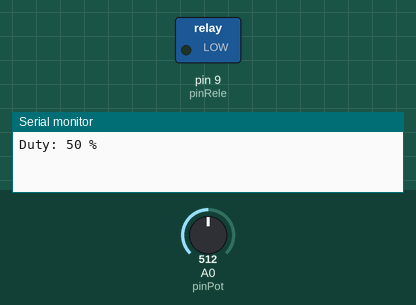
Simulated run of this sketch. Board: Arduino Uno, built with avr-gcc and run on an emulated ATmega328P. On the bench: switched loads named in the sketch (green lamp = pin HIGH), the last lines printed to the serial monitor. Dashed ring = blinking. The inputs (shaded band) are chosen by the test bench; at power-on: A0 (pinPot) = 512.

Above: at 1.8 s.
1.9 s: A0 (pinPot) set to 3
At 5.3 s:
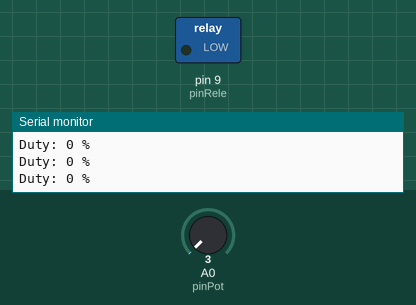
5.4 s: A0 (pinPot) set to 0
6.9 s: A0 (pinPot) set to 122
At 7.8 s:
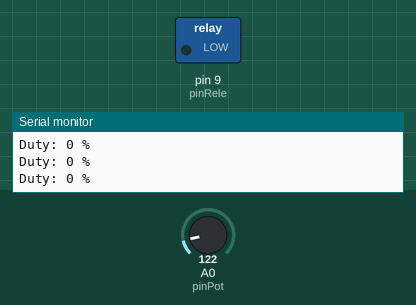
11.0 s: A0 (pinPot) set to 1008
14.5 s: A0 (pinPot) set to 1023
At 16.3 s:
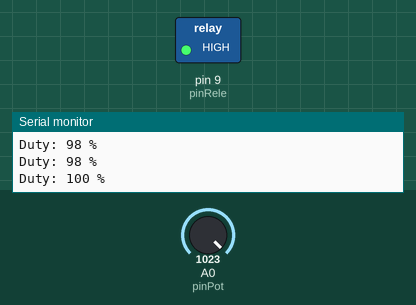
Timing chart, 0 to 17.4 s (numbered marks = the images above; inputs shaded):
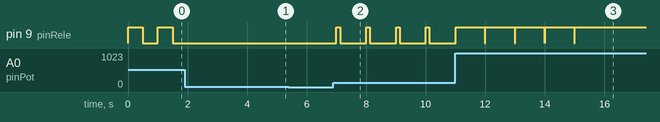

The sketch:

motor.ino
```cpp
const int pinRele = 9;
const int pinPot  = A0;

const unsigned long PERIODO_MS = 1000;   // un ciclo completo dura 1 segundo

void setup() {
  pinMode(pinRele, OUTPUT);
  Serial.begin(9600);
}

void loop() {
  int lectura = analogRead(pinPot);                         // 0 a 1023
  unsigned long tOn  = map(lectura, 0, 1023, 0, PERIODO_MS); // tiempo encendido
  unsigned long tOff = PERIODO_MS - tOn;                     // tiempo apagado

  if (tOn > 0) {
    digitalWrite(pinRele, HIGH);   // LED prende, motor gira
    delay(tOn);
  }
  if (tOff > 0) {
    digitalWrite(pinRele, LOW);    // LED apaga, motor para
    delay(tOff);
  }

  Serial.print("Duty: ");
  Serial.print(tOn * 100 / PERIODO_MS);
  Serial.println(" %");
}
```

Measured:
- the behaviour switches between 1022 and 1023 on A0 (pinPot) (found by bisection; images 2 and 3)
- after the input at 1.9 s, pin 9 (pinRele): stops changing and stays LOW
- after the input at 6.9 s, pin 9 (pinRele): alternates HIGH for 0.12 s and LOW for 0.88 s, starting after 0.10 s
- after the input at 14.5 s, pin 9 (pinRele): goes on until 15.0 s, then stays HIGH
- by itself, pin 9 (pinRele): alternates HIGH for 0.50 s and LOW for 0.50 s
